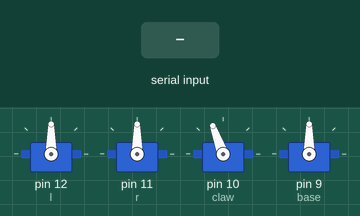
A sketch run on a simulated Arduino Uno, built with avr-gcc and run on an emulated ATmega328P. Parts: 4 × servo. The test bench sets the inputs (shaded band).

Above: at 1.2 s.
1.3 s: byte 1 (1) received over Serial
At 1.8 s:
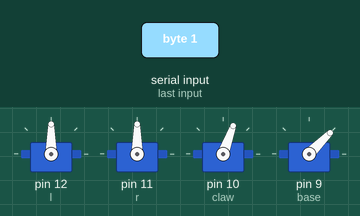
2.8 s: byte 2 (2) received over Serial
At 4.0 s:
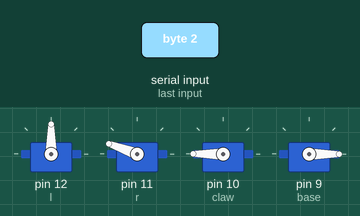
4.3 s: byte 3 (3) received over Serial
At 5.3 s:
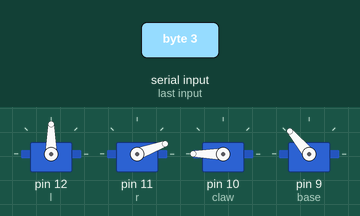
Timing chart, 0 to 7.3 s (numbered marks = the images above; inputs shaded):
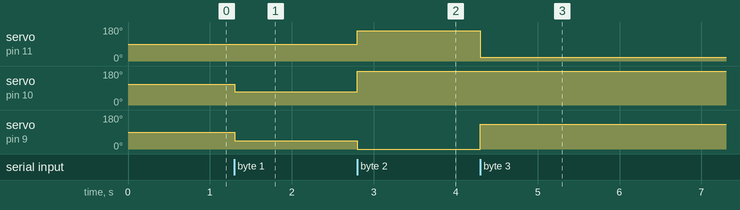

Measured:
- after the input at 1.3 s, servo on pin 10 (claw): 110° → 70° at once; servo on pin 9 (base): 90° → 45° at once
- after the input at 2.8 s, servo on pin 11 (r): 90° → 160° at once; servo on pin 10 (claw): 70° → 180° at once; servo on pin 9 (base): 45° → 0° at once
- after the input at 4.3 s, servo on pin 11 (r): 160° → 20° at once; servo on pin 9 (base): 0° → 130° at once

The sketch:

Arduino_poses.ino
```cpp
#include <Servo.h>

Servo l;
Servo r;
Servo claw;
Servo base;

void setup() {
  l.attach(12);
  r.attach(11);
  claw.attach(10);
  base.attach(9);

  Serial.begin(9600);

  l.write(90);
  r.write(90);
  claw.write(110);
  base.write(90);
}

void loop() {
  if (Serial.available() > 0) {

    int message = Serial.read();

    if (message == 1) {
      claw.write(70);
      base.write(45);
      r.write(90);    // colour 1 -> open
    }

    else if (message == 2) {
      claw.write(180);
      base.write(0);
      r.write(160); // colour 2 -> close
    }

    else if (message == 3) {
      claw.write(180);
      base.write(130);
      r.write(20); // colour 3 -> shy
    }
  }
}
```
